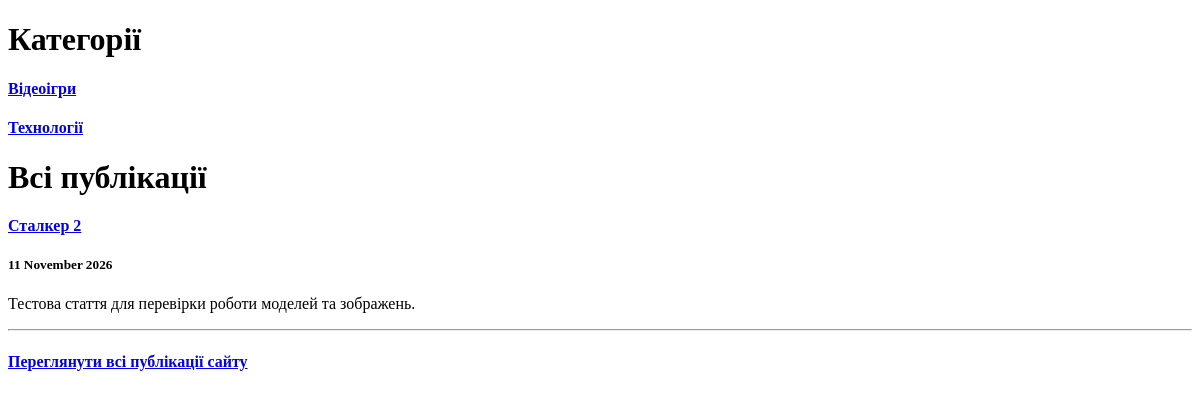
Before: / with the older database file.
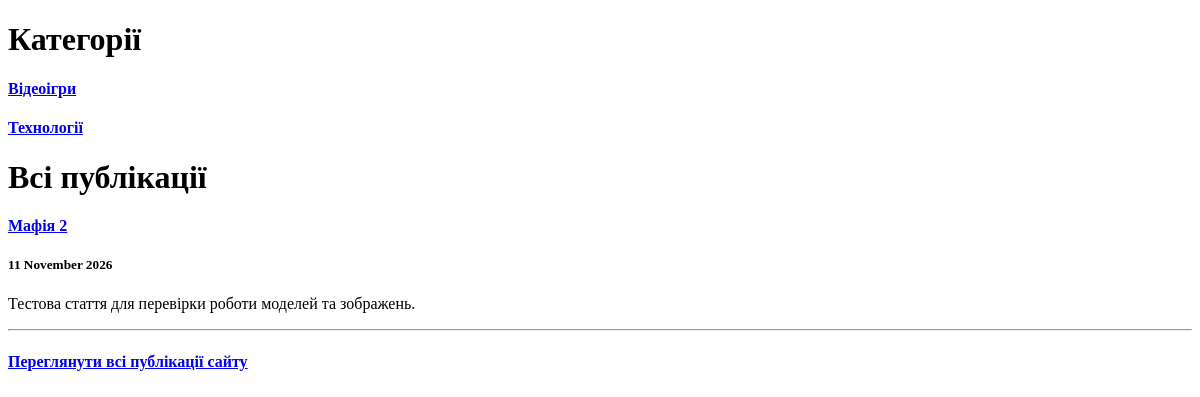
After: the same page with the newer database file.
### app_blog/models.py (models this page shows, shortened)
class Article(models.Model):
    title = models.CharField(u'Заголовок', max_length=250, help_text=u'Максимум 250 сим.')
    description = models.TextField(blank=True, verbose_name=u'Опис')
    pub_date = models.DateTimeField(u'Дата публікації', default=timezone.now)
    slug = models.SlugField(u'Слаг', unique_for_date='pub_date')
    main_page = models.BooleanField(u'Головна', default=False, help_text=u'Показувати на головній сторінці')
    category = models.ForeignKey(Category, related_name='articles', blank=True, null=True, verbose_name=u'Категорія', on_delete=models.CASCADE)
    objects = models.Manager()
    class Meta:
        ordering = ['-pub_date']
        verbose_name = u'Стаття'
        verbose_name_plural = u'Статті'
    def get_absolute_url(self):
        try:
            url = reverse('news-detail', kwargs={
                'year': self.pub_date.strftime("%Y"),
                'month': self.pub_date.strftime("%m"),
                'day': self.pub_date.strftime("%d"),
                'slug': self.slug
            })
        except:
            url = "/"
        return url

### app_blog/views.py (the view)
# urls.py: path(r'', HomePageView.as_view(), name='home'),
class HomePageView(ListView):
    model = Article
    template_name = 'index.html'
    context_object_name = 'categories'
    def get_context_data(self, **kwargs):
        context = super(HomePageView, self).get_context_data(**kwargs)
        context['articles'] = Article.objects.filter(main_page=True)[:5]
        return context
    def get_queryset(self, *args, **kwargs):
        categories = Category.objects.all()
        return categories

### app_blog/templates/index.html (shortened to what this page needs)
<!DOCTYPE html>
<html lang="uk">
<head>
</head>
<body>
    <h1>Категорії</h1>
    {% if categories %}
        {% for item in categories %}
        <div>
            <a href="{% url 'articles-category-list' slug=item.slug %}">
                <h4>{{ item.category }}</h4>
            </a>
        </div>
        {% endfor %}
    {% endif %}
    <h1>Всі публікації</h1>
    {% if articles %}
        {% for item in articles %}
        <div>
            <a href="{{ item.get_absolute_url }}">
                <h4>{{ item.title }}</h4>
            </a>
            <h5>{{ item.pub_date|date:"j E Y"|safe|linebreaks }}</h5>
            <p>{{ item.description|safe|escape|striptags|truncatewords_html:32 }}</p>
        </div>
        {% endfor %}
    {% endif %}
    <hr>
    <a href="{% url 'articles-list' %}"><h4>Переглянути всі публікації сайту</h4></a>
</body>
</html>

Changed rows visible on the page:
changed Article "Тестова стаття для перевірки роботи моделей та зображень.": title "Сталкер 2" → "Мафія 2"
